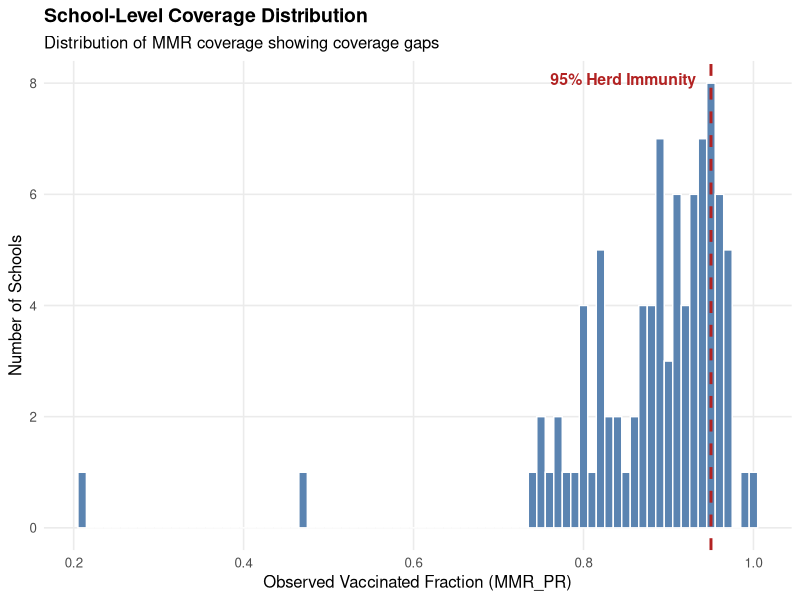
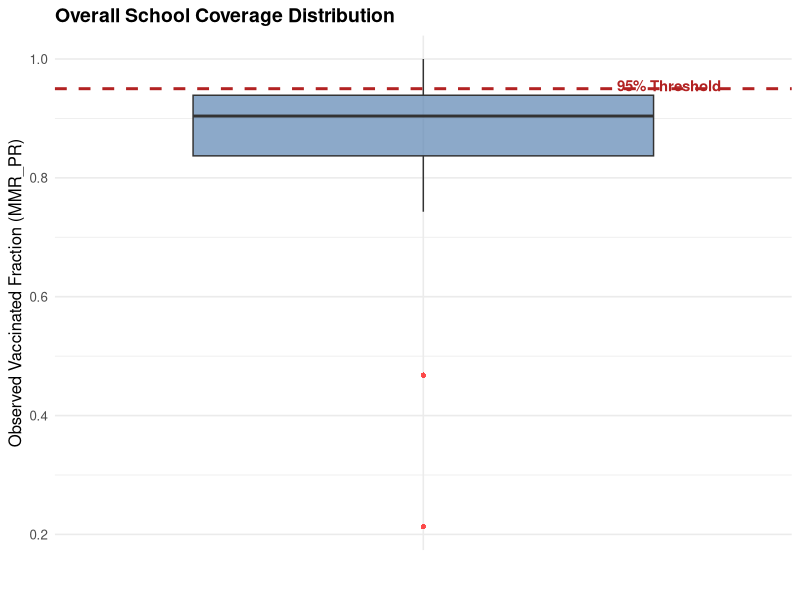
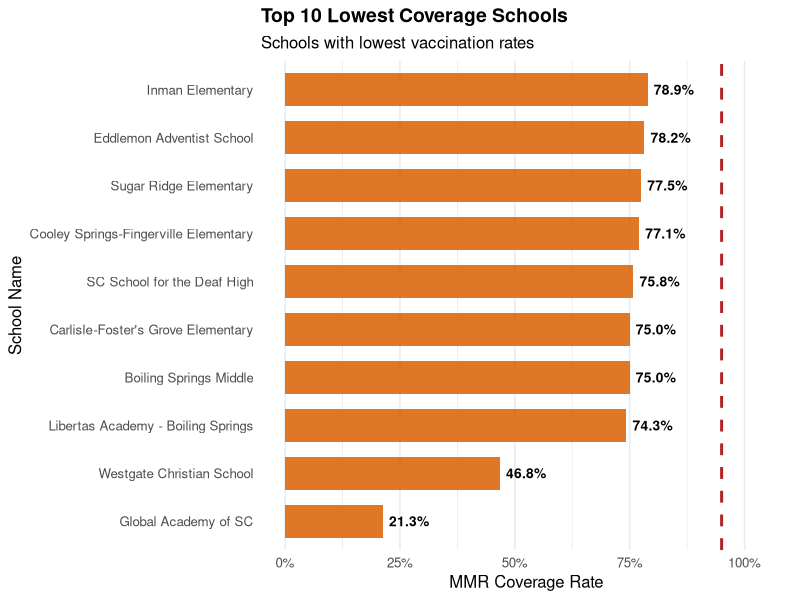
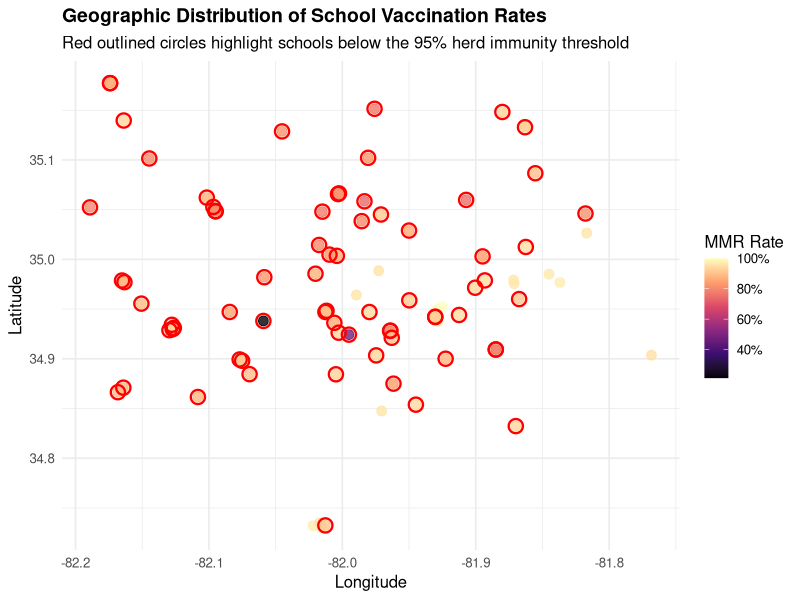
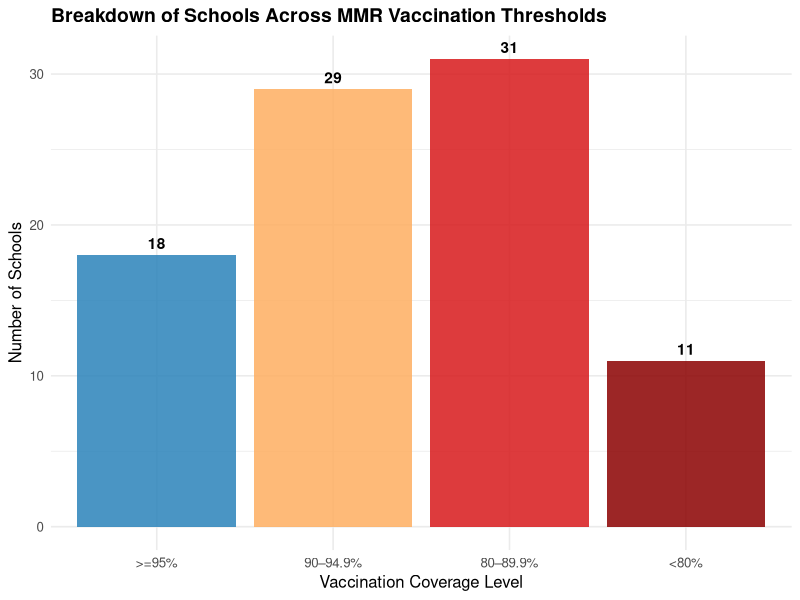
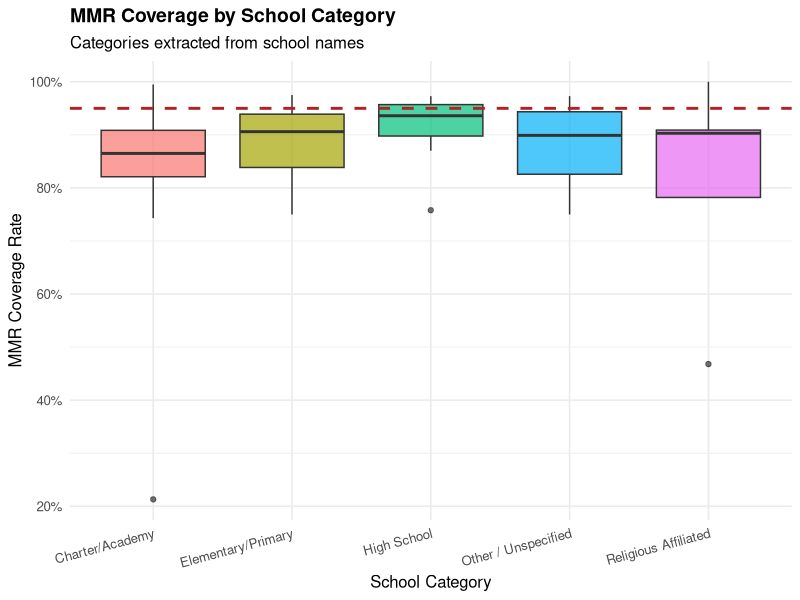
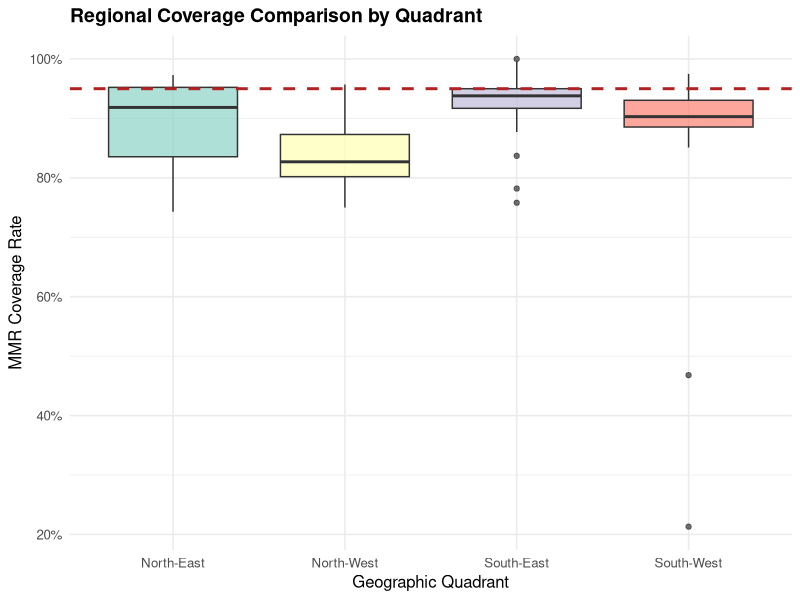
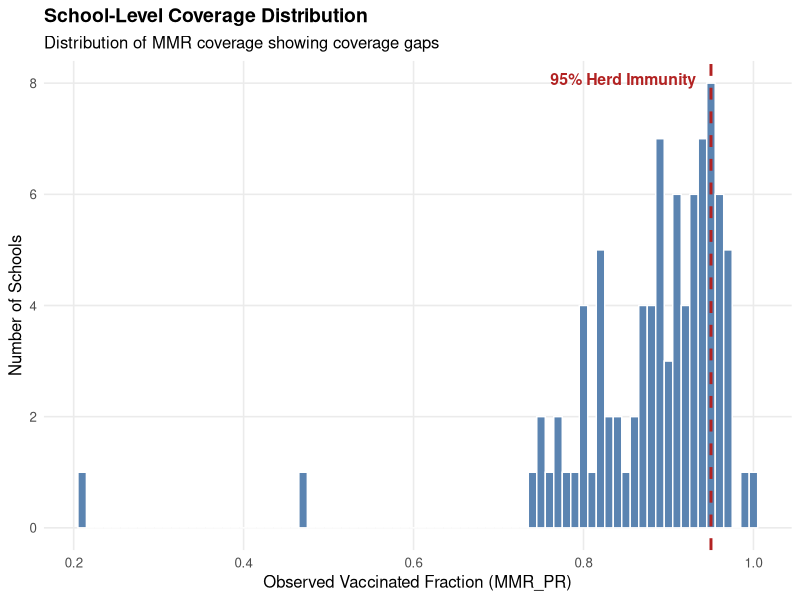

Write the R code that produced these figures, in order.
library(tidyverse)  # data wrangling and plots
library(scales)  # axis labels

final_schools_data <- read_csv("data/processed/schools_data.csv", show_col_types = FALSE)  # unique schools from both ends of each edge

stats_summary <- final_schools_data %>%  # mean, median, and spread of MMR coverage
  summarise(
    Mean   = mean(MMR_PR, na.rm = TRUE),
    Median = median(MMR_PR, na.rm = TRUE),
    SD     = sd(MMR_PR, na.rm = TRUE),
    Min    = min(MMR_PR, na.rm = TRUE),
    Q1     = quantile(MMR_PR, 0.25, na.rm = TRUE),
    Q3     = quantile(MMR_PR, 0.75, na.rm = TRUE),
    Max    = max(MMR_PR, na.rm = TRUE)
  )

print(stats_summary)  # show the result

total_schools  <- nrow(final_schools_data)
below_95_count <- sum(final_schools_data$MMR_PR < 0.95, na.rm = TRUE)  # schools under 95% MMR coverage
pct_below_95   <- (below_95_count / total_schools) * 100  # percent of schools under 95% coverage

cat(sprintf("\nTotal Schools: %d\n", total_schools))  # print a check
cat(sprintf("Schools below 95%% threshold: %d (%.2f%%)\n\n", below_95_count, pct_below_95))  # print a check

p_hist <- ggplot(final_schools_data, aes(x = MMR_PR)) +  # start the plot
  geom_histogram(binwidth = 0.01, fill = "#5B84B1", color = "white") +  # distribution of coverage
  geom_vline(xintercept = 0.95, color = "#B22222", linetype = "dashed", linewidth = 1) +  # mark the threshold
  annotate("text", x = 0.95, y = Inf, label = "95% Herd Immunity",  # label the reference line
           vjust = 2, hjust = 1.1, color = "#B22222", fontface = "bold", size = 4) +
  labs(  # titles and axis labels
    title = "School-Level Coverage Distribution",
    subtitle = "Distribution of MMR coverage showing coverage gaps",
    x = "Observed Vaccinated Fraction (MMR_PR)",
    y = "Number of Schools"
  ) +
  theme_minimal(base_size = 12) +  # plain plot theme
  theme(
    plot.title = element_text(face = "bold", size = 14),
    panel.grid.minor = element_blank()
  )

print(p_hist)  # show the result

p_box <- ggplot(final_schools_data, aes(y = MMR_PR, x = "")) +  # start the plot
  geom_boxplot(fill = "#5B84B1", alpha = 0.7, outlier.color = "red", outlier.shape = 16) +  # spread of coverage
  geom_hline(yintercept = 0.95, color = "#B22222", linetype = "dashed", linewidth = 1) +  # reference line
  annotate("text", x = 1.4, y = 0.955, label = "95% Threshold",  # label the reference line
           color = "#B22222", fontface = "bold", size = 3.8) +
  labs(  # titles and axis labels
    title = "Overall School Coverage Distribution",
    x = "",
    y = "Observed Vaccinated Fraction (MMR_PR)"
  ) +
  theme_minimal(base_size = 12) +  # plain plot theme
  theme(
    plot.title = element_text(face = "bold", size = 14),
    axis.ticks.x = element_blank()
  )

print(p_box)  # show the result

lowest_10_schools <- final_schools_data %>%
  arrange(MMR_PR) %>%
  head(10)
p_bar_lowest <- ggplot(lowest_10_schools,  # start the plot
                       aes(x = reorder(school_name, MMR_PR), y = MMR_PR)) +
  geom_col(fill = "#D95F02", alpha = 0.85, width = 0.7) +  # bar lengths show the values
  geom_hline(yintercept = 0.95, color = "#B22222", linetype = "dashed", linewidth = 1) +  # reference line
  geom_text(aes(label = sprintf("%.1f%%", MMR_PR * 100)),
            hjust = -0.15, size = 3.5, fontface = "bold") +
  coord_flip(ylim = c(0, 1.05)) +  # horizontal bars
  scale_y_continuous(labels = scales::percent_format(accuracy = 1)) +
  labs(  # titles and axis labels
    title = "Top 10 Lowest Coverage Schools",
    subtitle = "Schools with lowest vaccination rates",
    x = "School Name",
    y = "MMR Coverage Rate"
  ) +
  theme_minimal(base_size = 12) +  # plain plot theme
  theme(
    plot.title = element_text(face = "bold", size = 14),
    panel.grid.major.y = element_blank()
  )

print(p_bar_lowest)  # show the result

p_map <- ggplot(final_schools_data, aes(x = school_long, y = school_lat, color = MMR_PR)) +  # start the plot
  geom_point(alpha = 0.8, size = 3) +  # one mark per school
  scale_color_viridis_c(option = "magma", labels = scales::percent_format(accuracy = 1)) +
  geom_point(data = filter(final_schools_data, MMR_PR < 0.95),  # one mark per school
             color = "red", shape = 1, stroke = 1.2, size = 4) +
  labs(  # titles and axis labels
    title = "Geographic Distribution of School Vaccination Rates",
    subtitle = "Red outlined circles highlight schools below the 95% herd immunity threshold",
    x = "Longitude",
    y = "Latitude",
    color = "MMR Rate"
  ) +
  theme_minimal(base_size = 12) +  # plain plot theme
  theme(plot.title = element_text(face = "bold", size = 14))

print(p_map)  # show the result

final_schools_data <- final_schools_data %>%  # unique schools from both ends of each edge
  mutate(
    risk_category = case_when(
      MMR_PR >= 0.95 ~ ">=95%",
      MMR_PR >= 0.90 ~ "90–94.9%",
      MMR_PR >= 0.80 ~ "80–89.9%",
      TRUE           ~ "<80%"
    ),
    risk_category = factor(
      risk_category,
      levels = c(">=95%", "90–94.9%", "80–89.9%", "<80%")
    )
  )

p_risk <- ggplot(final_schools_data,  # start the plot
                 aes(x = risk_category, fill = risk_category)) +
  geom_bar(alpha = 0.85) +  # bar lengths show the values
  geom_text(
    stat = "count",
    aes(label = after_stat(count)),
    vjust = -0.5,
    fontface = "bold"
  ) +
  scale_fill_manual(  # set the legend colours or line types
    values = c(
      ">=95%"    = "#2B83BA",
      "90–94.9%" = "#FDAE61",
      "80–89.9%" = "#D7191C",
      "<80%"     = "#8B0000"
    )
  ) +
  labs(  # titles and axis labels
    title = "Breakdown of Schools Across MMR Vaccination Thresholds",
    x = "Vaccination Coverage Level",
    y = "Number of Schools"
  ) +
  theme_minimal(base_size = 12) +  # plain plot theme
  theme(
    plot.title = element_text(face = "bold", size = 14),
    legend.position = "none"
  )

print(p_risk)  # show the result

coords <- final_schools_data %>% select(school_long, school_lat)
dist_matrix <- as.matrix(dist(coords))
diag(dist_matrix) <- NA
final_schools_data$dist_to_nearest_school <- apply(dist_matrix, 1, min, na.rm = TRUE)

final_schools_data <- final_schools_data %>%  # unique schools from both ends of each edge
  mutate(
    school_category = case_when(
      grepl("Elementary|Elem|Primary", school_name, ignore.case = TRUE) ~ "Elementary/Primary",
      grepl("High|Secondary|Prep", school_name, ignore.case = TRUE)      ~ "High School",
      grepl("Charter|Academy", school_name, ignore.case = TRUE)          ~ "Charter/Academy",
      grepl("Christian|Catholic|Saint|St.|Lutheran", school_name, ignore.case = TRUE) ~ "Religious Affiliated",
      TRUE ~ "Other / Unspecified"
    )
  )

p_text_type <- ggplot(final_schools_data, aes(x = school_category, y = MMR_PR, fill = school_category)) +  # start the plot
  geom_boxplot(alpha = 0.7, show.legend = FALSE) +  # spread of coverage
  geom_hline(yintercept = 0.95, color = "#B22222", linetype = "dashed", linewidth = 1) +  # reference line
  scale_y_continuous(labels = scales::percent_format(accuracy = 1)) +
  labs(  # titles and axis labels
    title = "MMR Coverage by School Category",
    subtitle = "Categories extracted from school names",
    x = "School Category",
    y = "MMR Coverage Rate"
  ) +
  theme_minimal(base_size = 12) +  # plain plot theme
  theme(plot.title = element_text(face = "bold", size = 14), axis.text.x = element_text(angle = 15, hjust = 1))

print(p_text_type)  # show the result

med_lat  <- median(final_schools_data$school_lat, na.rm = TRUE)
med_long <- median(final_schools_data$school_long, na.rm = TRUE)

final_schools_data <- final_schools_data %>%  # unique schools from both ends of each edge
  mutate(
    region_quadrant = case_when(
      school_lat >= med_lat  & school_long >= med_long ~ "North-East",
      school_lat >= med_lat  & school_long <  med_long ~ "North-West",
      school_lat <  med_lat  & school_long >= med_long ~ "South-East",
      school_lat <  med_lat  & school_long <  med_long ~ "South-West"
    )
  )

p_quadrant <- ggplot(final_schools_data, aes(x = region_quadrant, y = MMR_PR, fill = region_quadrant)) +  # start the plot
  geom_boxplot(alpha = 0.7, show.legend = FALSE) +  # spread of coverage
  scale_fill_brewer(palette = "Set3") +
  geom_hline(yintercept = 0.95, color = "#B22222", linetype = "dashed", linewidth = 1) +  # reference line
  scale_y_continuous(labels = scales::percent_format(accuracy = 1)) +
  labs(  # titles and axis labels
    title = "Regional Coverage Comparison by Quadrant",
    x = "Geographic Quadrant",
    y = "MMR Coverage Rate"
  ) +
  theme_minimal(base_size = 12) +  # plain plot theme
  theme(plot.title = element_text(face = "bold", size = 14))

print(p_quadrant)  # show the result

ggsave("figures/exploration/coverage_histogram.png", plot = p_hist, width = 8, height = 5, dpi = 300)  # save the figure
ggsave("figures/exploration/coverage_boxplot.png", plot = p_box, width = 5, height = 6, dpi = 300)  # save the figure
ggsave("figures/exploration/lowest_10_schools.png", plot = p_bar_lowest, width = 9, height = 5, dpi = 300)  # save the figure
ggsave("figures/exploration/geographic_coverage_map.png", plot = p_map, width = 8, height = 6, dpi = 300)  # save the figure
ggsave("figures/exploration/risk_stratification.png", plot = p_risk, width = 8, height = 5, dpi = 300)  # save the figure
ggsave("figures/exploration/coverage_by_category.png", plot = p_text_type, width = 8, height = 5, dpi = 300)  # save the figure
ggsave("figures/exploration/coverage_by_quadrant.png", plot = p_quadrant, width = 8, height = 5, dpi = 300)  # save the figure
